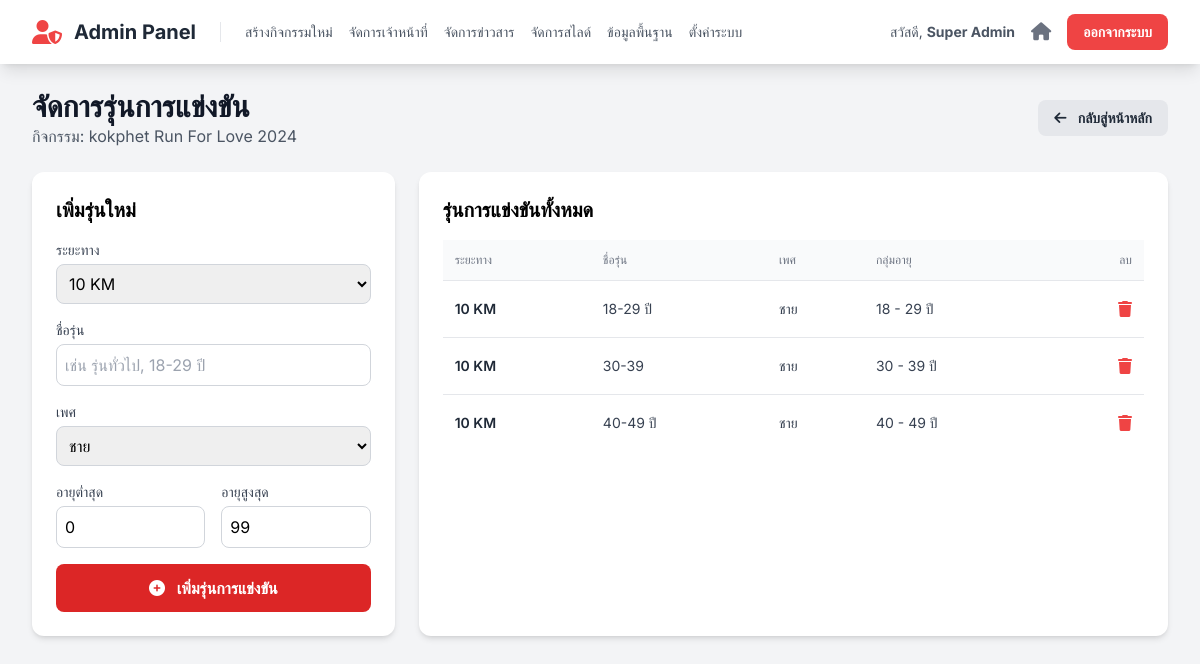
The page /admin/event_categories.php?event_id=1 (signed in) on the database its author committed.
### tables this page shows
CREATE TABLE `events` (
  `id` int(11) NOT NULL,
  `event_code` varchar(50) NOT NULL COMMENT 'รหัสอ้างอิงกิจกรรม เช่น sskpa-run-25',
  `name` varchar(255) NOT NULL COMMENT 'ชื่อกิจกรรม',
  `slogan` varchar(255) DEFAULT NULL,
  `theme_color` varchar(20) NOT NULL DEFAULT 'indigo',
  `color_code` varchar(7) NOT NULL DEFAULT '#4f46e5',
  `logo_text` varchar(100) DEFAULT NULL,
  `is_visible` tinyint(1) NOT NULL DEFAULT 1,
  `is_cancelled` tinyint(1) NOT NULL DEFAULT 0,
  `sort_order` int(11) NOT NULL DEFAULT 0,
  `is_registration_open` tinyint(1) NOT NULL DEFAULT 0 COMMENT '0=ปิด, 1=เปิด',
  `organizer` varchar(255) DEFAULT NULL,
  `organizer_phone` varchar(50) DEFAULT NULL,
  `organizer_email` varchar(100) DEFAULT NULL,
  `organizer_line_id` varchar(100) DEFAULT NULL,
  `organizer_logo_url` text DEFAULT NULL,
  `contact_person_name` varchar(255) DEFAULT NULL,
  `contact_person_phone` varchar(50) DEFAULT NULL,
  `payment_bank` varchar(100) DEFAULT NULL,
  `payment_account_name` varchar(255) DEFAULT NULL,
  `payment_account_number` varchar(50) DEFAULT NULL,
  `payment_qr_code_url` text DEFAULT NULL,
  `enable_shipping` tinyint(1) NOT NULL DEFAULT 0 COMMENT '0=ปิด, 1=เปิดใช้งานตัวเลือกการจัดส่ง',
  `shipping_cost` decimal(10,2) NOT NULL DEFAULT 0.00 COMMENT 'ค่าจัดส่ง (ถ้ามี)',
  `start_date` datetime NOT NULL,
  `cover_image_url` text DEFAULT NULL,
  `card_thumbnail_url` text DEFAULT NULL,
  `map_embed_url` text DEFAULT NULL,
  `map_direction_url` text DEFAULT NULL,
  `description` text DEFAULT NULL,
  `awards_description` text DEFAULT NULL,
  `bib_prefix` varchar(20) DEFAULT NULL COMMENT 'คำนำหน้า BIB',
  `bib_start_number` int(11) NOT NULL DEFAULT 1 COMMENT 'เลข BIB เริ่มต้น',
  `bib_padding` int(11) NOT NULL DEFAULT 4 COMMENT 'จำนวนหลักของเลข BIB',
  `bib_next_number` int(11) DEFAULT NULL COMMENT 'เลข BIB ลำดับถัดไปที่จะใช้',
  `corral_settings` longtext DEFAULT NULL COMMENT 'การตั้งค่ากลุ่มปล่อยตัว' CHECK (json_valid(`corral_settings`)),
  `payment_deadline` datetime DEFAULT NULL COMMENT 'วันหมดเขตการชำระเงิน',
  `bib_background_url` text DEFAULT NULL COMMENT 'Path to custom BIB background image'
);

CREATE TABLE `race_categories` (
  `id` int(11) NOT NULL,
  `event_id` int(11) NOT NULL,
  `distance` varchar(100) NOT NULL,
  `name` varchar(255) NOT NULL,
  `gender` enum('ชาย','หญิง') NOT NULL,
  `minAge` int(11) NOT NULL DEFAULT 0,
  `maxAge` int(11) NOT NULL DEFAULT 99
);

### functions.php (called while the page is built, shortened)
<?php
function e($data) {
    return htmlspecialchars($data ?? '', ENT_QUOTES, 'UTF-8');
}
?>

### admin/event_categories.php (the view, shortened to what this page needs)
<?php
require_once '../config.php';
require_once '../functions.php';
$event_id = intval($_GET['event_id']);
$event_stmt = $mysqli->prepare("SELECT name FROM events WHERE id = ?");
$event_stmt->bind_param("i", $event_id);
$event_stmt->execute();
$event = $event_stmt->get_result()->fetch_assoc();
$distances_stmt = $mysqli->prepare("SELECT name FROM distances WHERE event_id = ? ORDER BY price DESC");
$distances_stmt->bind_param("i", $event_id);
$distances_stmt->execute();
$distances = $distances_stmt->get_result()->fetch_all(MYSQLI_ASSOC);
$cat_stmt = $mysqli->prepare("SELECT * FROM race_categories WHERE event_id = ? ORDER BY distance, gender, minAge");
$cat_stmt->bind_param("i", $event_id);
$cat_stmt->execute();
$categories = $cat_stmt->get_result()->fetch_all(MYSQLI_ASSOC);
include 'partials/header.php';
?>
<div class="flex justify-between items-center mb-6">
    <div>
        <h1 class="text-3xl font-bold text-gray-900">จัดการรุ่นการแข่งขัน</h1>
        <p class="text-gray-600">กิจกรรม: <?= e($event['name']) ?></p>
    </div>
    <a href="index.php" class="bg-gray-200 hover:bg-gray-300 text-gray-800 font-bold py-2 px-4 rounded-lg text-sm">
        <i class="fa-solid fa-arrow-left mr-2"></i> กลับสู่หน้าหลัก
    </a>
</div>
<div class="grid grid-cols-1 lg:grid-cols-3 gap-6">
    <div class="lg:col-span-1 bg-white p-6 rounded-xl shadow-md h-fit">
        <h3 class="text-xl font-semibold mb-4">เพิ่มรุ่นใหม่</h3>
        <form action="../actions/manage_categories.php" method="POST" class="space-y-4">
            <div>
                <label for="distance" class="block text-sm font-medium text-gray-700">ระยะทาง</label>
                <select name="distance" id="distance" required class="mt-1 block w-full border border-gray-300 rounded-lg p-2">
                    <?php if (empty($distances)): ?>
                        <option value="">-- กรุณาเพิ่มระยะทางก่อน --</option>
                    <?php else: ?>
                        <?php foreach($distances as $dist): ?>
                            <option value="<?= e($dist['name']) ?>"><?= e($dist['name']) ?></option>
                        <?php endforeach; ?>
                    <?php endif; ?>
                </select>
            </div>
            <div>
                <label for="name" class="block text-sm font-medium text-gray-700">ชื่อรุ่น</label>
                <input type="text" name="name" id="name" required placeholder="เช่น รุ่นทั่วไป, 18-29 ปี" class="mt-1 block w-full border border-gray-300 rounded-lg p-2">
            </div>
            <div>
                <label for="gender" class="block text-sm font-medium text-gray-700">เพศ</label>
                <select name="gender" id="gender" required class="mt-1 block w-full border border-gray-300 rounded-lg p-2">
                    <option value="ชาย">ชาย</option>
                </select>
            </div>
            <div class="grid grid-cols-2 gap-4">
                <div>
                    <label for="minAge" class="block text-sm font-medium text-gray-700">อายุต่ำสุด</label>
                    <input type="number" name="minAge" id="minAge" required value="0" class="mt-1 block w-full border border-gray-300 rounded-lg p-2">
                </div>
                 <div>
                    <label for="maxAge" class="block text-sm font-medium text-gray-700">อายุสูงสุด</label>
                    <input type="number" name="maxAge" id="maxAge" required value="99" class="mt-1 block w-full border border-gray-300 rounded-lg p-2">
                </div>
            </div>
            <button type="submit" class="w-full bg-red-600 hover:bg-red-700 text-white font-bold py-3 px-4 rounded-lg" <?= empty($distances) ? 'disabled' : '' ?>>
                <i class="fa-solid fa-plus-circle mr-2"></i> เพิ่มรุ่นการแข่งขัน
            </button>
        </form>
    </div>
    <div class="lg:col-span-2 bg-white p-6 rounded-xl shadow-md">
        <h3 class="text-xl font-semibold mb-4">รุ่นการแข่งขันทั้งหมด</h3>
        <div class="overflow-x-auto">
            <table class="min-w-full divide-y divide-gray-200">
                <thead class="bg-gray-50">
                    <tr>
                        <th class="px-3 py-3 text-left text-xs font-medium text-gray-500 uppercase">ระยะทาง</th>
                        <th class="px-3 py-3 text-left text-xs font-medium text-gray-500 uppercase">ชื่อรุ่น</th>
                        <th class="px-3 py-3 text-left text-xs font-medium text-gray-500 uppercase">เพศ</th>
                        <th class="px-3 py-3 text-left text-xs font-medium text-gray-500 uppercase">กลุ่มอายุ</th>
                        <th class="px-3 py-3 text-right text-xs font-medium text-gray-500 uppercase">ลบ</th>
                    </tr>
                </thead>
                <tbody class="bg-white divide-y divide-gray-200">
                <?php if (empty($categories)): ?>
                    <tr><td colspan="5" class="text-center py-6 text-gray-500">ยังไม่มีการสร้างรุ่นการแข่งขัน</td></tr>
                <?php else: ?>
                    <?php foreach($categories as $cat): ?>
                    <tr class="hover:bg-gray-50">
                        <td class="px-3 py-4 text-sm font-semibold text-gray-800"><?= e($cat['distance']) ?></td>
                        <td class="px-3 py-4 text-sm text-gray-700"><?= e($cat['name']) ?></td>
                        <td class="px-3 py-4 text-sm text-gray-700"><?= e($cat['gender']) ?></td>
                        <td class="px-3 py-4 text-sm text-gray-700"><?= e($cat['minAge']) ?> - <?= e($cat['maxAge']) ?> ปี</td>
                        <td class="px-3 py-4 text-right">
                            <form action="../actions/manage_categories.php" method="POST" onsubmit="return confirm('คุณแน่ใจหรือไม่ว่าต้องการลบรุ่นนี้?');">
                                <button type="submit" class="text-red-500 hover:text-red-700" title="ลบ">
                                    <i class="fa-solid fa-trash"></i>
                                </button>
                            </form>
                        </td>
                    </tr>
                    <?php endforeach; ?>
                <?php endif; ?>
                </tbody>
            </table>
        </div>
    </div>
</div>
<?php
include 'partials/footer.php';
?>

### admin/partials/header.php (style rules this page uses)
body { font-family: 'Inter', 'Sarabun', sans-serif; }

### rows shown on the page
events: name "kokphet Run For Love 2024"
race_categories: distance "10 KM", name "18-29 ปี", gender "ชาย", minAge "18", maxAge "29"
race_categories: distance "10 KM", name "30-39", gender "ชาย", minAge "30", maxAge "39"
race_categories: distance "10 KM", name "40-49 ปี", gender "ชาย", minAge "40", maxAge "49"

### other values the page prints
$staff_info['full_name'] "Super Admin"
form field distance "10 KM"
